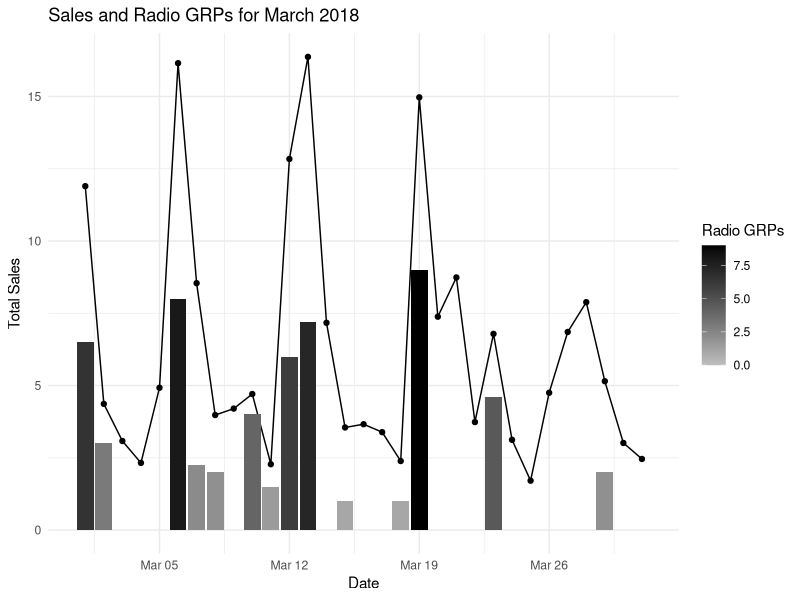

Source code (R):
#' ---
#' title: "Optimizing media spend"
#' author: Pavan Gurazada
#' output: github_document
#' ---
#' last update: Sat Mar 31 07:56:08 2018
#' 
#' https://www.themarketingtechnologist.co/optimize-media-spends-using-s-response-curves/

library(tidyverse)

theme_set(theme_minimal())

set.seed(20130810)

#' The interesting portions of this example is the data creation bit.
#'
#' The best sales happen on Wednesday (i.e., day 3) each week. We store the mean
#' for the rest of the days in a vector. We assume that the actual sale on each
#' day is drawn from a normal distribution with the corresponding mean and a
#' standard deviation of 0.5

daily_means <- c(5, 7, 8, 4, 4, 3, 2) # Mean sales for each day of the week

daily_sales <- map_dbl(daily_means, rnorm, n = 1, sd = 0.5)

#' Radio ads are placed randomly on few days of the month and have an impact on 
#' sales for the day the ad was placed. Clearly, while radio ads might have longer
#' lasting effects, we assume only short-run behavior.
#' 
#' Let us now build an entire month of dates and the corresponding weekdays into 
#' vectors

date <- seq.Date(as.Date("2018-03-01", format = "%Y-%m-%d"), by = 1, length.out = 31)
day <- wday(date, week_start = 1)

#' Let us say we place 14 radio ads during this month. The radio spots earn the
#' following set of GRP's

# radio_grps <- c(4, 0, 1, 2, 3, 0, 0, 0, 7.2, 0, 6, 0, 8, 0, 0, 0, 2.25, 4.6, 0, 
#                 1.5, 0, 0, 9, 0, 0, 6.5, 0, 0, 0, 2, 1)

radio_grps <- c(4, 1, 2, 3, 7.2, 6, 8, 2.25, 4.6, 1.5, 9, 6.5, 2, 1)

#' We now have the ingredients to build a fake data set

sales_df <- data.frame(date, day)
sales_df$sales <- sales_df %>% select(day) %>% 
                               apply(1, function(x) { 
                                          daily_means <- c(5, 7, 8, 4, 4, 3, 2)
                                          return(rnorm(1, daily_means[x], 0.5)) 
                                        })

sales_df$radio_grp <- sample(c(radio_grps, rep(0, 31 - length(radio_grps))),
                             size = nrow(sales_df),
                             replace = FALSE)

# sales_df$radio_grp <- radio_grps

logistic <- function(x, L = 10, k = 1.25, x0 = 5){
  return(ifelse(x != 0, L/(1 + exp(-k * (x - x0))), 0))
}

sales_df$total_sales <- sales_df$sales + logistic(sales_df$radio_grp)

ggplot(data = sales_df, aes(x = date, y = total_sales)) +
  geom_point() +
  geom_line() +
  geom_bar(aes(y = radio_grp, fill = radio_grp), stat = "identity") +
  scale_fill_gradient(low = "grey", high = "black") +
  labs(x = "Date",
       y = "Total Sales",
       title = "Sales and Radio GRPs for March 2018",
       fill = "Radio GRPs")

summary(lm(total_sales ~ factor(day) + radio_grp, data = sales_df))

sales_df <- sales_df %>% mutate(radio_dummy1 = ifelse(radio_grp >= 0.4 & radio_grp <= 2.4, 1, 0),
                                radio_dummy2 = ifelse(radio_grp >= 2.5 & radio_grp <= 4.9, 1, 0),
                                radio_dummy3 = ifelse(radio_grp >= 5.0 & radio_grp <= 7.4, 1, 0),
                                radio_dummy4 = ifelse(radio_grp >= 7.5 & radio_grp <= 10, 1, 0))

summary(lm(total_sales ~ factor(day) + radio_dummy1 + radio_dummy2 + radio_dummy3 + radio_dummy4,
           data = sales_df))

#' We can extend the analysis by using a generalized additive model that applies
#' a smooth function to the influence of `radio_grp`

summary(mgcv::gam(total_sales ~ s(radio_grp, bs = 'ps', sp = 0.5) + factor(day), 
                  data = sales_df))

#' Another interesting approach is to find the half-life or decay rate of an ad
#' exposure
